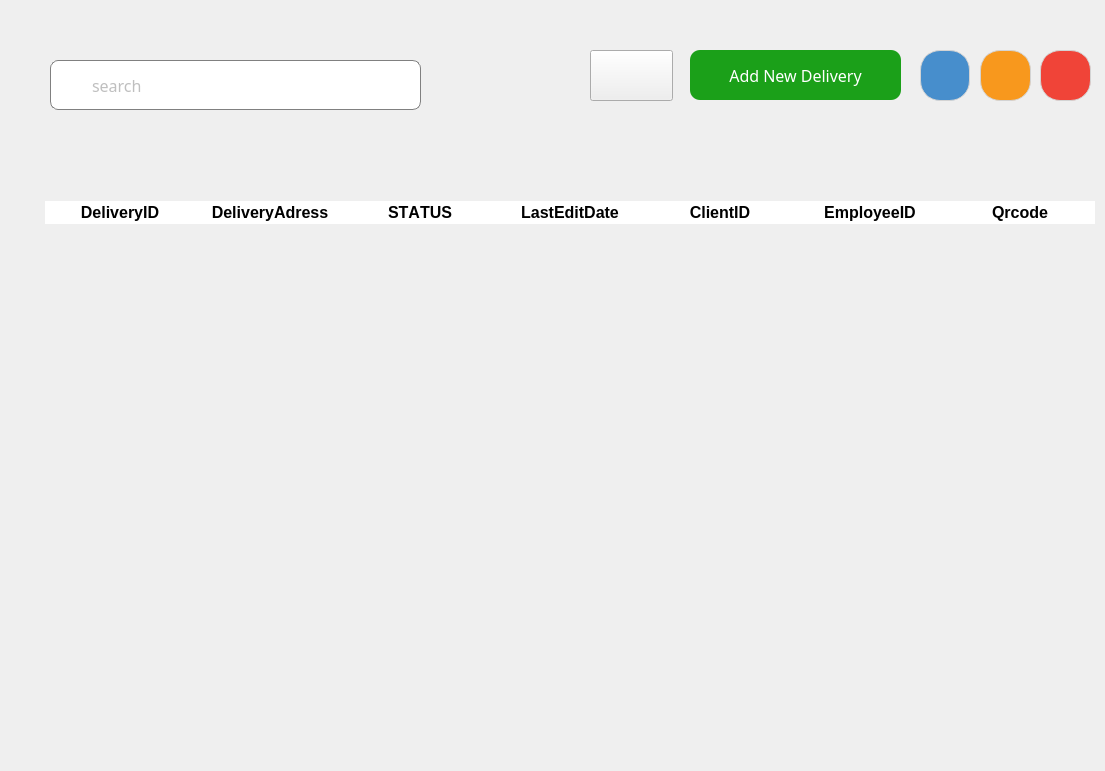
      <widget class="QWidget" name="maindelivery">
       <widget class="QFrame" name="frame_3">
        <property name="geometry">
         <rect>
          <x>50</x>
          <y>60</y>
          <width>371</width>
          <height>50</height>
         </rect>
        </property>
        <property name="styleSheet">
         <string notr="true">border-radius: 8px;
border: 1px solid;
border-color:gray;
background:white;</string>
        </property>
        <property name="frameShape">
         <enum>QFrame::Shape::StyledPanel</enum>
        </property>
        <property name="frameShadow">
         <enum>QFrame::Shadow::Raised</enum>
        </property>
        <widget class="QLineEdit" name="lineEdit_4">
         <property name="geometry">
          <rect>
           <x>40</x>
           <y>10</y>
           <width>321</width>
           <height>31</height>
          </rect>
         </property>
         <property name="styleSheet">
          <string notr="true">color:gray;
background:white;
border: 0px solid;
border-color:none;

/* Body-1 Regular */
font-family: Lexend;
font-size: 16px;
font-style: normal;
font-weight: 300;
line-height: 24px; /* 150% */</string>
         </property>
         <property name="text">
          <string/>
         </property>
         <property name="placeholderText">
          <string>search</string>
         </property>
        </widget>
        <widget class="QLabel" name="label_11">
         <property name="geometry">
          <rect>
           <x>10</x>
           <y>10</y>
           <width>31</width>
           <height>31</height>
          </rect>
         </property>
         <property name="styleSheet">
          <string notr="true">background:none;
border-radius: 20px;
border: 1px solid;
border-color:none;
</string>
         </property>
         <property name="text">
          <string/>
         </property>
         <property name="pixmap">
          <pixmap resource="resources.qrc">:/Icon.png</pixmap>
         </property>
        </widget>
       </widget>
       <widget class="QPushButton" name="pushButton_3">
        <property name="geometry">
         <rect>
          <x>690</x>
          <y>50</y>
          <width>211</width>
          <height>50</height>
         </rect>
        </property>
        <property name="styleSheet">
         <string notr="true">*{
background:#1ba019;
border-radius:10px;
color:white;
font-family: Lexend;
font-size:16px;
}
QPushButton:hover
{
background:#00b521;
color:white;
border-left:3.5px solid #1BA019 ; 
border-color:none;
border-radius:10px;




}
QPushButton:pressed
{
background:#013220;
color:black;
border-radius:10px;
color:white;
font-family: Lexend;
font-size:16px;
border-radius:10px;
border-left:3.5px solid #1BA019 ; 


/*background: qlineargradient(x1: 0, y1: 0, x2: 0, y2: 1,
                                stop: 0 #ffffff, stop: 1 #dcdcdc);*/
}</string>
        </property>
        <property name="text">
         <string>Add New Delivery</string>
        </property>
        <property name="icon">
         <iconset>
          <normalon>:/figma/add-circle.png</normalon>
         </iconset>
        </property>
        <property name="iconSize">
         <size>
          <width>20</width>
          <height>20</height>
         </size>
        </property>
       </widget>
       <widget class="QTableWidget" name="tableWidget">
        <property name="geometry">
         <rect>
          <x>45</x>
          <y>201</y>
          <width>1051</width>
          <height>561</height>
         </rect>
        </property>
        <property name="font">
         <font>
          <pointsize>12</pointsize>
          <kerning>false</kerning>
         </font>
        </property>
        <property name="cursor" stdset="0">
         <cursorShape>CrossCursor</cursorShape>
        </property>
        <property name="mouseTracking">
         <bool>true</bool>
        </property>
        <property name="statusTip">
         <string notr="true"/>
        </property>
        <property name="whatsThis">
         <string notr="true"/>
        </property>
        <property name="accessibleName">
         <string notr="true"/>
        </property>
        <property name="accessibleDescription">
         <string notr="true"/>
        </property>
        <property name="autoFillBackground">
         <bool>false</bool>
        </property>
        <property name="styleSheet">
         <string notr="true">QTableWidget {
background-color:transparent;
border:none;
}
QHeaderView::section {
    border: none;
background-color:white;
}


QScrollBar:vertical {
    border:none;
    background:#85DD84;
    width: 12px;
}

QScrollBar::handle:vertical {
    background: #1BA019;
}

QScrollBar::add-page:vertical {
	background: #9CD79B;
}
QScrollBar::sub-page:vertical {
	background: #9CD79B;
}
</string>
        </property>
        <property name="frameShape">
         <enum>QFrame::Shape::StyledPanel</enum>
        </property>
        <property name="showDropIndicator" stdset="0">
         <bool>false</bool>
        </property>
        <property name="dragEnabled">
         <bool>false</bool>
        </property>
        <property name="dragDropOverwriteMode">
         <bool>false</bool>
        </property>
        <property name="defaultDropAction">
         <enum>Qt::DropAction::IgnoreAction</enum>
        </property>
        <property name="alternatingRowColors">
         <bool>false</bool>
        </property>
        <property name="selectionMode">
         <enum>QAbstractItemView::SelectionMode::NoSelection</enum>
        </property>
        <property name="iconSize">
         <size>
          <width>100</width>
          <height>100</height>
         </size>
        </property>
        <property name="showGrid">
         <bool>true</bool>
        </property>
        <property name="sortingEnabled">
         <bool>true</bool>
        </property>
        <property name="wordWrap">
         <bool>true</bool>
        </property>
        <attribute name="horizontalHeaderCascadingSectionResizes">
         <bool>false</bool>
        </attribute>
        <attribute name="horizontalHeaderDefaultSectionSize">
         <number>150</number>
        </attribute>
        <attribute name="horizontalHeaderHighlightSections">
         <bool>false</bool>
        </attribute>
        <attribute name="horizontalHeaderShowSortIndicator" stdset="0">
         <bool>true</bool>
        </attribute>
        <attribute name="horizontalHeaderStretchLastSection">
         <bool>false</bool>
        </attribute>
        <attribute name="verticalHeaderVisible">
         <bool>false</bool>
        </attribute>
        <attribute name="verticalHeaderCascadingSectionResizes">
         <bool>false</bool>
        </attribute>
        <attribute name="verticalHeaderDefaultSectionSize">
         <number>40</number>
        </attribute>
        <attribute name="verticalHeaderShowSortIndicator" stdset="0">
         <bool>true</bool>
        </attribute>
        <attribute name="verticalHeaderStretchLastSection">
         <bool>false</bool>
        </attribute>
        <column>
         <property name="text">
          <string>DeliveryID</string>
         </property>
         <property name="font">
          <font>
           <pointsize>12</pointsize>
           <bold>true</bold>
          </font>
         </property>
        </column>
        <column>
         <property name="text">
          <string>DeliveryAdress</string>
         </property>
         <property name="font">
          <font>
           <pointsize>12</pointsize>
           <bold>true</bold>
          </font>
         </property>
        </column>
        <column>
         <property name="text">
          <string>STATUS</string>
         </property>
         <property name="font">
          <font>
           <pointsize>12</pointsize>
           <bold>true</bold>
          </font>
         </property>
        </column>
        <column>
         <property name="text">
          <string>LastEditDate</string>
         </property>
         <property name="font">
          <font>
           <pointsize>12</pointsize>
           <bold>true</bold>
          </font>
         </property>
        </column>
        <column>
         <property name="text">
          <string>ClientID</string>
         </property>
         <property name="font">
          <font>
           <pointsize>12</pointsize>
           <bold>true</bold>
          </font>
         </property>
        </column>
        <column>
         <property name="text">
          <string>EmployeeID</string>
         </property>
         <property name="font">
          <font>
           <pointsize>12</pointsize>
           <bold>true</bold>
          </font>
         </property>
        </column>
        <column>
         <property name="text">
          <string>Qrcode</string>
         </property>
         <property name="font">
          <font>
           <pointsize>12</pointsize>
           <bold>true</bold>
          </font>
         </property>
        </column>
       </widget>
       <widget class="QPushButton" name="edit_table_button">
        <property name="geometry">
         <rect>
          <x>980</x>
          <y>50</y>
          <width>51</width>
          <height>51</height>
         </rect>
        </property>
        <property name="styleSheet">
         <string notr="true">/*background:#D3D3D3;*/
border-radius: 20px;
border: 1px solid;
border-color:#D3D3D3;
/*background:#478ecc;
azra9*/
background:#f8981d;</string>
        </property>
        <property name="text">
         <string/>
        </property>
        <property name="icon">
         <iconset resource="resources.qrc">
          <normaloff>:/figma/pnghut_user-profile-editing-logo-symbol.png</normaloff>:/figma/pnghut_user-profile-editing-logo-symbol.png</iconset>
        </property>
        <property name="iconSize">
         <size>
          <width>40</width>
          <height>40</height>
         </size>
        </property>
       </widget>
       <widget class="QPushButton" name="button_delete">
        <property name="geometry">
         <rect>
          <x>1040</x>
          <y>50</y>
          <width>51</width>
          <height>51</height>
         </rect>
        </property>
        <property name="styleSheet">
         <string notr="true">/*background:#D3D3D3;*/
border-radius: 20px;
border: 1px solid;
border-color:#D3D3D3;
background:#F04438;
</string>
        </property>
        <property name="text">
         <string/>
        </property>
        <property name="icon">
         <iconset resource="resources.qrc">
          <normaloff>:/figma/supprimer.png</normaloff>:/figma/supprimer.png</iconset>
        </property>
        <property name="iconSize">
         <size>
          <width>30</width>
          <height>30</height>
         </size>
        </property>
       </widget>
       <widget class="QPushButton" name="export_table">
        <property name="geometry">
         <rect>
          <x>920</x>
          <y>50</y>
          <width>50</width>
          <height>51</height>
         </rect>
        </property>
        <property name="styleSheet">
         <string notr="true">background:#478ECC;
border-radius: 20px;
border: 1px solid;
border-color:#D3D3D3;
</string>
        </property>
        <property name="text">
         <string/>
        </property>
        <property name="icon">
         <iconset resource="resources.qrc">
          <normaloff>:/figma/export.png</normaloff>:/figma/export.png</iconset>
        </property>
        <property name="iconSize">
         <size>
          <width>30</width>
          <height>30</height>
         </size>
        </property>
       </widget>
       <widget class="QPushButton" name="statsbutton">
        <property name="geometry">
         <rect>
          <x>590</x>
          <y>50</y>
          <width>83</width>
          <height>51</height>
         </rect>
        </property>
        <property name="text">
         <string/>
        </property>
        <property name="icon">
         <iconset resource="resources.qrc">
          <normaloff>:/figma/stats.png</normaloff>:/figma/stats.png</iconset>
        </property>
       </widget>
      </widget>
